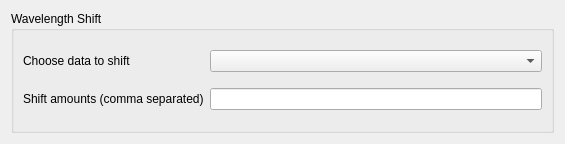
<?xml version="1.0" encoding="UTF-8"?>
<ui version="4.0">
 <class>Form</class>
 <widget class="QWidget" name="Form">
  <property name="geometry">
   <rect>
    <x>0</x>
    <y>0</y>
    <width>565</width>
    <height>144</height>
   </rect>
  </property>
  <property name="windowTitle">
   <string>Form</string>
  </property>
  <layout class="QVBoxLayout" name="verticalLayout_2">
   <item>
    <widget class="QGroupBox" name="groupLayout">
     <property name="title">
      <string>Wavelength Shift</string>
     </property>
     <layout class="QGridLayout" name="gridLayout">
      <item row="0" column="1">
       <widget class="QComboBox" name="choosedata"/>
      </item>
      <item row="0" column="0">
       <widget class="QLabel" name="choosedata_label">
        <property name="text">
         <string>Choose data to shift</string>
        </property>
       </widget>
      </item>
      <item row="1" column="0">
       <widget class="QLabel" name="shifts_label">
        <property name="text">
         <string>Shift amounts (comma separated)</string>
        </property>
       </widget>
      </item>
      <item row="1" column="1">
       <widget class="QLineEdit" name="shifts"/>
      </item>
     </layout>
    </widget>
   </item>
  </layout>
 </widget>
 <resources/>
 <connections/>
</ui>
